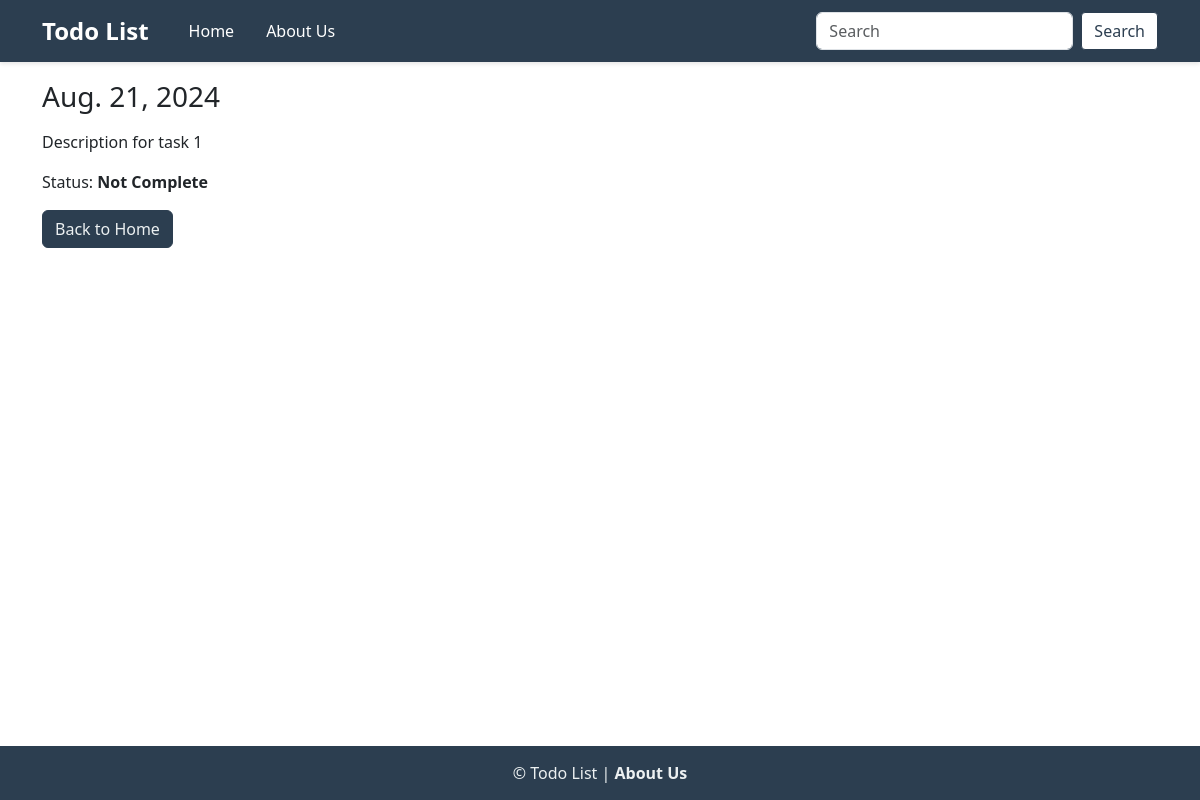
Before: /1/ with the older database file.
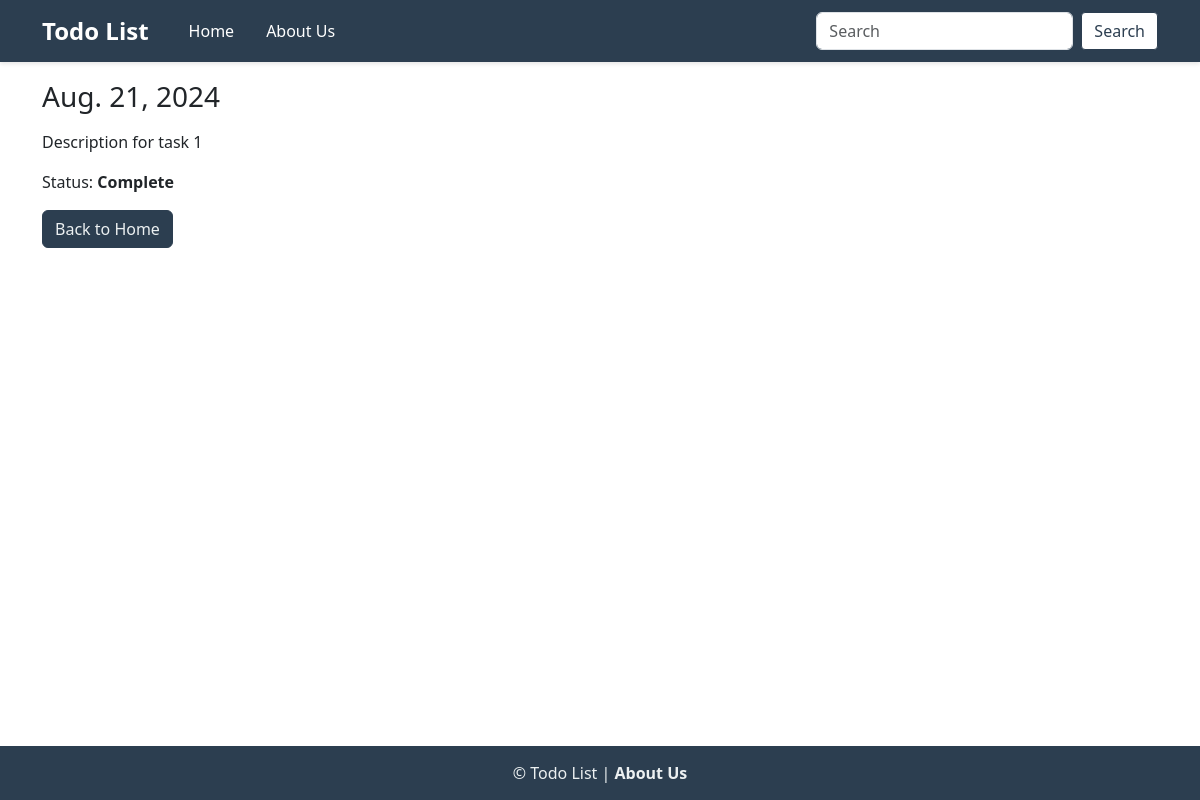
After: the same page with the newer database file.
### tasks/views.py (the view)
# urls.py: path('<int:pk>/', task_views.TaskDetailView.as_view(), name='task_detail'),
class TaskDetailView(DetailView):
    model = Task
    template_name = "task_detail.html"
    context_object_name = 'task'

### templates/task_detail.html (shortened to what this page needs)
{% extends "base.html" %}
{% block content %}
    <div class="task">
        <h3>{{ task.date }}</h3>
        <p>{{ task.description | safe | linebreaks }}</p>
        <p>Status:
            {% if task.complete %}
                <strong>Complete</strong>
            {% else %}
                <strong>Not Complete</strong>
            {% endif %}
        </p>
    </div>
    <div class="mb-4">
        <a href="{% url 'tasks_list' %}" class="btn btn-primary">
            Back to Home
        </a>
    </div>
{% endblock %}

Changed rows visible on the page:
changed Task "Description for task 1": complete False → True (drawn)
Other visible differences:
text no longer shown: "Not Complete"
text now shown: "Complete"
